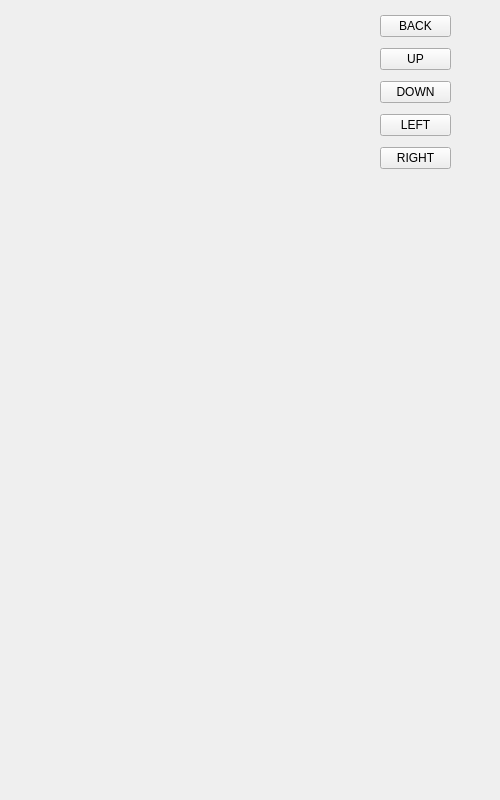
<?xml version="1.0" encoding="UTF-8"?>
<ui version="4.0">
 <class>ScreenForm</class>
 <widget class="QWidget" name="ScreenForm">
  <property name="geometry">
   <rect>
    <x>0</x>
    <y>0</y>
    <width>500</width>
    <height>800</height>
   </rect>
  </property>
  <property name="windowTitle">
   <string>Form</string>
  </property>
  <widget class="QWidget" name="verticalLayoutWidget">
   <property name="geometry">
    <rect>
     <x>380</x>
     <y>10</y>
     <width>71</width>
     <height>166</height>
    </rect>
   </property>
   <layout class="QVBoxLayout" name="verticalLayout">
    <item>
     <widget class="QPushButton" name="pushButton">
      <property name="text">
       <string>BACK</string>
      </property>
     </widget>
    </item>
    <item>
     <widget class="QPushButton" name="up">
      <property name="text">
       <string>UP</string>
      </property>
     </widget>
    </item>
    <item>
     <widget class="QPushButton" name="down">
      <property name="text">
       <string>DOWN</string>
      </property>
     </widget>
    </item>
    <item>
     <widget class="QPushButton" name="left">
      <property name="text">
       <string>LEFT</string>
      </property>
     </widget>
    </item>
    <item>
     <widget class="QPushButton" name="right">
      <property name="text">
       <string>RIGHT</string>
      </property>
     </widget>
    </item>
   </layout>
  </widget>
 </widget>
 <resources/>
 <connections/>
</ui>
